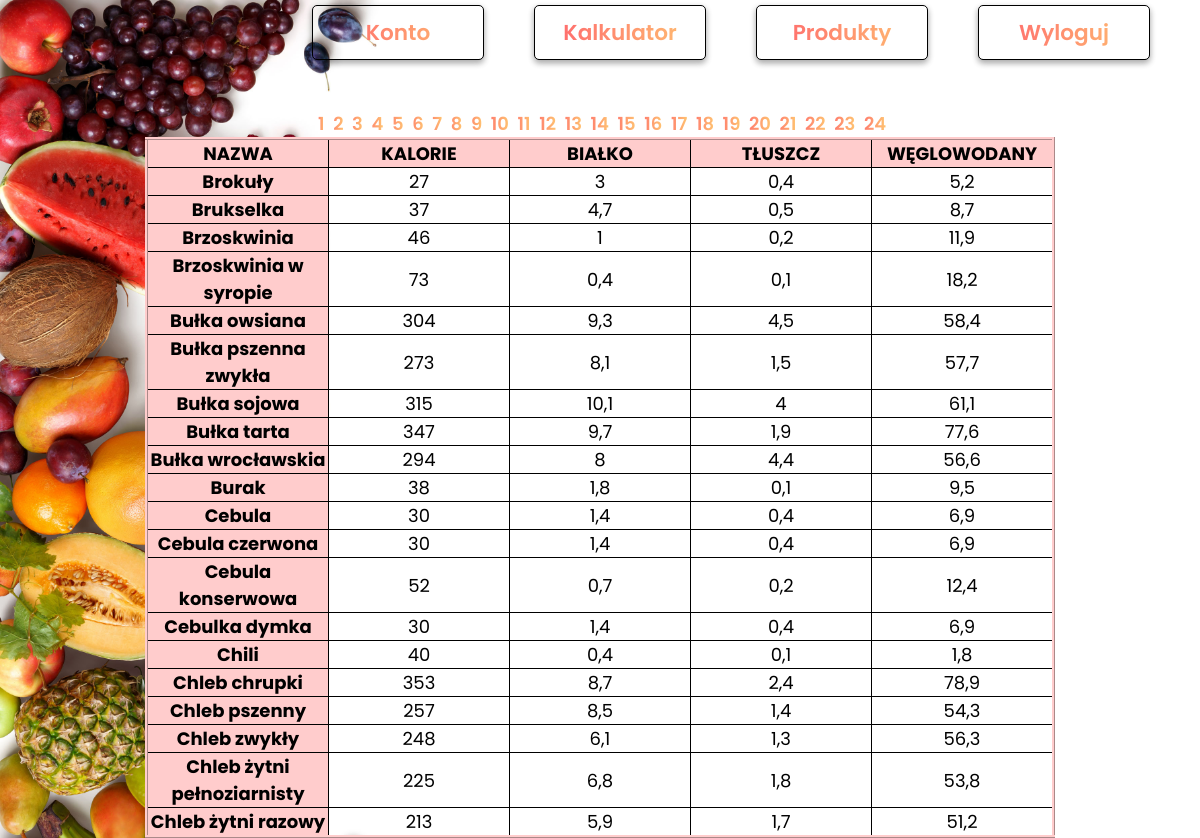
/produkty.php?page=2 (signed in), run on the app's committed database.
### tables this page shows
CREATE TABLE `data` (
  `Nazwa` varchar(69) DEFAULT NULL,
  `kalorie` int(7) DEFAULT NULL,
  `bialko` varchar(6) DEFAULT NULL,
  `tluszcz` varchar(7) DEFAULT NULL,
  `weglowodany` varchar(11) DEFAULT NULL
);

### produkty.php (the view, shortened to what this page needs)
<!doctype html>
<html>
<head>
	<link rel="stylesheet" href="style.css">
</head>
<body>
	<div id="top">
		<header class="NAGLOWEK">
			<nav id="MENU">
				<ul>
        <li><a href="logout.php">Wyloguj</a></li>
				<li><a href="wysz_uzyt.php">Produkty</a></li>
					<li><a href="kalkulator.php">Kalkulator</a></li>
					<li><a href="paneluzytkownika.php">Konto</a></li>
				</ul>
			</nav>
		</header>
		<article>
    <table class="table">
        <tr>
          <td class="kolumna">NAZWA</td>
          <td  class="kolumna">KALORIE</td>
          <td  class="kolumna">BIAŁKO</td>
          <td class="kolumna">TŁUSZCZ</td>
          <td  class="kolumna">WĘGLOWODANY</td>
         </tr>
    <?php
		if($_SESSION["login"]) {
            $connect = mysqli_connect('localhost','root','');
            mysqli_select_db($connect, 'produkty');
            $results_per_page = 20;
            $sql="SELECT * FROM `data`";
            $result = mysqli_query($connect, $sql);
            $number_of_results = mysqli_num_rows($result);
            $number_of_pages = ceil($number_of_results/$results_per_page);
            if (!isset($_GET['page'])) {
                $page = 1;
              } else {
                $page = $_GET['page'];
              }
            $this_page_first_result = ($page-1)*$results_per_page;
            $sql='SELECT * FROM data LIMIT ' . $this_page_first_result . ',' .  $results_per_page;
            $result = mysqli_query($connect, $sql);
            while($row = mysqli_fetch_array($result)) {?>
              <tr>
              <td class="kolumna"><?php echo $row['Nazwa'];?></td>
              <td><?php echo $row['kalorie'];?></td>
                  <td><?php echo $row['bialko'];?></td>
                  <td><?php echo $row['tluszcz'];?></td>
                  <td><?php echo $row['weglowodany'];?></td>
              </tr>
              <?php
              }
              for ($page=1;$page<=$number_of_pages;$page++) {
                echo '<a href="produkty.php?page=' . $page . '"> &nbsp' . $page . '</a> ';
              }
            ?>
              </table>
		</article>
    <?php
		}else
		{
			header('Location: logowanie.php');
		};
?>
	</div>
</body>
</html>

### style.css (style rules this page uses)
* { font-family: 'Poppins', sans-serif; padding: 0; margin: 0; }
body { font-size:18px; background: url("healt.jpg"); background-size: cover; }
ul { padding-top: 5px; float: right; width: 100%; list-style: none; }
li a { display: block; float: right; text-align: center; font-size: 1.2em; width: 140px; text-decoration: none; color: black; background-color: white; padding: 10px 15px; margin: 0px 50px 50px 0px; border: 1.4px solid black; border-radius: 3px; -moz-border-radius: 5px; -webkit-border-radius: 5px; box-shadow: 0 3px 6px rgba(0, 0, 0, 0.16), 0 3px 6px rgba(0, 0, 0, 0.23); }
article { height: 80vh; text-align: center; }
header { background-color: #eee; }
a { text-decoration: none; font-weight: 600; background: linear-gradient(to right, #FF5F6D 0%, #FFC371 99%, #FFC371 100%); -webkit-text-fill-color: transparent; -webkit-background-clip: text; }
.table { border: 1px solid black; border-collapse: collapse; text-align: center; margin: auto; border: 1mm ridge #FFCCCC; }
.table td { border: 1px solid black; width: 10em; }
.kolumna { background-color:#FFCCCC; font-weight: bold; }

### data on the page
data: Nazwa "Brokuły", kalorie "27", bialko "3", tluszcz "0,4", weglowodany "5,2"
data: Nazwa "Brukselka", kalorie "37", bialko "4,7", tluszcz "0,5", weglowodany "8,7"
data: Nazwa "Brzoskwinia", kalorie "46", bialko "1", tluszcz "0,2", weglowodany "11,9"
data: Nazwa "Brzoskwinia w syropie", kalorie "73", bialko "0,4", tluszcz "0,1", weglowodany "18,2"
data: Nazwa "Bułka owsiana", kalorie "304", bialko "9,3", tluszcz "4,5", weglowodany "58,4"
data: Nazwa "Bułka pszenna zwykła", kalorie "273", bialko "8,1", tluszcz "1,5", weglowodany "57,7"
data: Nazwa "Bułka sojowa", kalorie "315", bialko "10,1", tluszcz "4", weglowodany "61,1"
data: Nazwa "Bułka tarta", kalorie "347", bialko "9,7", tluszcz "1,9", weglowodany "77,6"
data: Nazwa "Bułka wrocławskia", kalorie "294", bialko "8", tluszcz "4,4", weglowodany "56,6"
data: Nazwa "Burak", kalorie "38", bialko "1,8", tluszcz "0,1", weglowodany "9,5"
data: Nazwa "Cebula", kalorie "30", bialko "1,4", tluszcz "0,4", weglowodany "6,9"
data: Nazwa "Cebula czerwona", kalorie "30", bialko "1,4", tluszcz "0,4", weglowodany "6,9"
data: Nazwa "Cebula konserwowa", kalorie "52", bialko "0,7", tluszcz "0,2", weglowodany "12,4"
data: Nazwa "Cebulka dymka", kalorie "30", bialko "1,4", tluszcz "0,4", weglowodany "6,9"
data: Nazwa "Chili", kalorie "40", bialko "0,4", tluszcz "0,1", weglowodany "1,8"
data: Nazwa "Chleb chrupki", kalorie "353", bialko "8,7", tluszcz "2,4", weglowodany "78,9"
data: Nazwa "Chleb pszenny", kalorie "257", bialko "8,5", tluszcz "1,4", weglowodany "54,3"
data: Nazwa "Chleb zwykły", kalorie "248", bialko "6,1", tluszcz "1,3", weglowodany "56,3"
data: Nazwa "Chleb żytni pełnoziarnisty", kalorie "225", bialko "6,8", tluszcz "1,8", weglowodany "53,8"
data: Nazwa "Chleb żytni razowy", kalorie "213", bialko "5,9", tluszcz "1,7", weglowodany "51,2"
